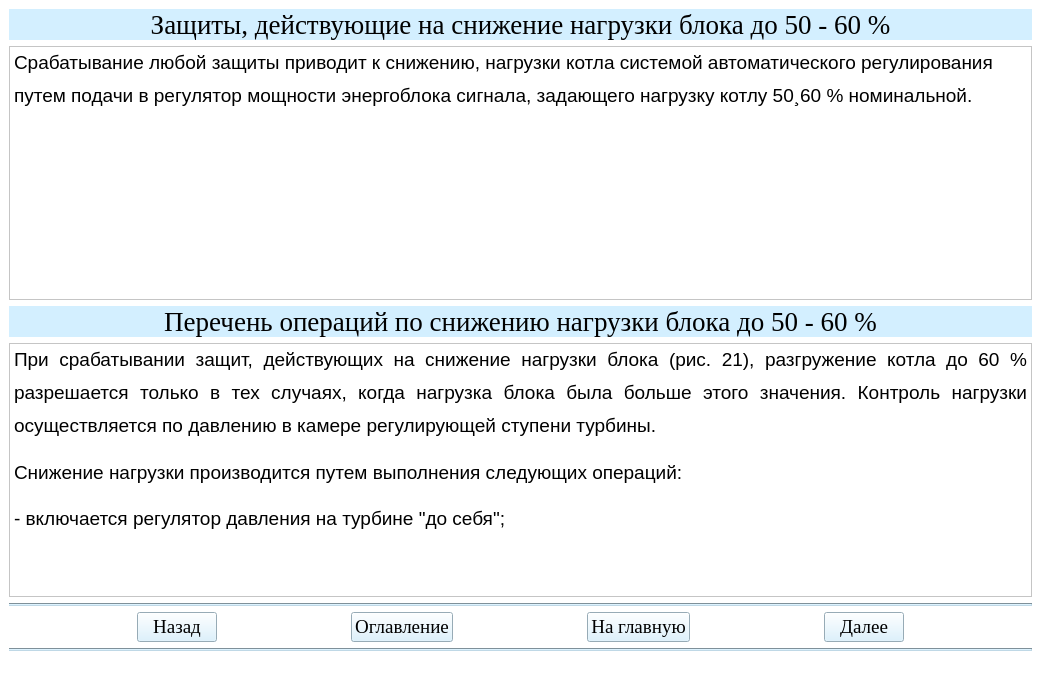
<?xml version="1.0" encoding="UTF-8"?>
<ui version="4.0">
 <class>Teoria32Window</class>
 <widget class="QMainWindow" name="Teoria32Window">
  <property name="geometry">
   <rect>
    <x>0</x>
    <y>0</y>
    <width>1041</width>
    <height>682</height>
   </rect>
  </property>
  <property name="windowTitle">
   <string>АУК</string>
  </property>
  <property name="styleSheet">
   <string notr="true">background-color: rgb(255, 255, 255);</string>
  </property>
  <widget class="QWidget" name="centralwidget">
   <layout class="QGridLayout" name="gridLayout">
    <item row="2" column="0">
     <widget class="QLabel" name="label_3">
      <property name="font">
       <font>
        <family>Times New Roman</family>
        <pointsize>20</pointsize>
       </font>
      </property>
      <property name="styleSheet">
       <string notr="true">background-color: rgb(211, 239, 255);</string>
      </property>
      <property name="text">
       <string>Перечень операций по снижению нагрузки блока до 50 - 60 %</string>
      </property>
      <property name="alignment">
       <set>Qt::AlignCenter</set>
      </property>
     </widget>
    </item>
    <item row="0" column="0">
     <widget class="QLabel" name="label_4">
      <property name="font">
       <font>
        <family>Times New Roman</family>
        <pointsize>20</pointsize>
       </font>
      </property>
      <property name="styleSheet">
       <string notr="true">background-color: rgb(211, 239, 255);</string>
      </property>
      <property name="text">
       <string>Защиты, действующие на снижение нагрузки блока до 50 - 60 %</string>
      </property>
      <property name="alignment">
       <set>Qt::AlignCenter</set>
      </property>
     </widget>
    </item>
    <item row="6" column="0">
     <widget class="Line" name="line_2">
      <property name="styleSheet">
       <string notr="true">background-color: rgb(191, 216, 230);</string>
      </property>
      <property name="orientation">
       <enum>Qt::Horizontal</enum>
      </property>
     </widget>
    </item>
    <item row="4" column="0">
     <widget class="Line" name="line">
      <property name="styleSheet">
       <string notr="true">background-color: rgb(191, 216, 230);</string>
      </property>
      <property name="orientation">
       <enum>Qt::Horizontal</enum>
      </property>
     </widget>
    </item>
    <item row="1" column="0">
     <widget class="QTextBrowser" name="textBrowser_2">
      <property name="html">
       <string>&lt;!DOCTYPE HTML PUBLIC &quot;-//W3C//DTD HTML 4.0//EN&quot; &quot;http://www.w3.org/TR/REC-html40/strict.dtd&quot;&gt;
&lt;html&gt;&lt;head&gt;&lt;meta name=&quot;qrichtext&quot; content=&quot;1&quot; /&gt;&lt;style type=&quot;text/css&quot;&gt;
p, li { white-space: pre-wrap; }
&lt;/style&gt;&lt;/head&gt;&lt;body style=&quot; font-family:'MS Shell Dlg 2'; font-size:8.25pt; font-weight:400; font-style:normal;&quot;&gt;
&lt;p style=&quot; margin-top:12px; margin-bottom:0px; margin-left:0px; margin-right:0px; -qt-block-indent:0; text-indent:0px; line-height:150%;&quot;&gt;&lt;span style=&quot; font-family:'Times New Roman,serif'; font-size:14pt;&quot;&gt;Срабатывание любой защиты приводит к снижению, нагрузки котла системой автоматического регулирования путем подачи в регулятор мощности энергоблока сигнала, задающего нагрузку котлу 50&lt;/span&gt;&lt;span style=&quot; font-family:'Symbol'; font-size:14pt;&quot;&gt;¸&lt;/span&gt;&lt;span style=&quot; font-family:'Times New Roman,serif'; font-size:14pt;&quot;&gt;60 % номинальной. &lt;/span&gt;&lt;/p&gt;&lt;/body&gt;&lt;/html&gt;</string>
      </property>
     </widget>
    </item>
    <item row="5" column="0">
     <layout class="QHBoxLayout" name="horizontalLayout">
      <item>
       <spacer name="horizontalSpacer_2">
        <property name="orientation">
         <enum>Qt::Horizontal</enum>
        </property>
        <property name="sizeHint" stdset="0">
         <size>
          <width>40</width>
          <height>20</height>
         </size>
        </property>
       </spacer>
      </item>
      <item>
       <widget class="QPushButton" name="btn_return32">
        <property name="sizePolicy">
         <sizepolicy hsizetype="Minimum" vsizetype="Fixed">
          <horstretch>0</horstretch>
          <verstretch>0</verstretch>
         </sizepolicy>
        </property>
        <property name="font">
         <font>
          <family>Times New Roman</family>
          <pointsize>14</pointsize>
          <weight>50</weight>
          <bold>false</bold>
         </font>
        </property>
        <property name="styleSheet">
         <string notr="true">background-color: rgb(211, 239, 255);
color: rgb(0, 0, 0);</string>
        </property>
        <property name="text">
         <string>Назад</string>
        </property>
       </widget>
      </item>
      <item>
       <spacer name="horizontalSpacer_5">
        <property name="orientation">
         <enum>Qt::Horizontal</enum>
        </property>
        <property name="sizeHint" stdset="0">
         <size>
          <width>40</width>
          <height>20</height>
         </size>
        </property>
       </spacer>
      </item>
      <item>
       <widget class="QPushButton" name="btn_oglavlenie32">
        <property name="font">
         <font>
          <family>Times New Roman</family>
          <pointsize>14</pointsize>
         </font>
        </property>
        <property name="styleSheet">
         <string notr="true">background-color: rgb(211, 239, 255);
color: rgb(0, 0, 0);</string>
        </property>
        <property name="text">
         <string>Оглавление</string>
        </property>
       </widget>
      </item>
      <item>
       <spacer name="horizontalSpacer">
        <property name="orientation">
         <enum>Qt::Horizontal</enum>
        </property>
        <property name="sizeHint" stdset="0">
         <size>
          <width>40</width>
          <height>20</height>
         </size>
        </property>
       </spacer>
      </item>
      <item>
       <widget class="QPushButton" name="btn_glavnaya32">
        <property name="font">
         <font>
          <family>Times New Roman</family>
          <pointsize>14</pointsize>
          <weight>50</weight>
          <bold>false</bold>
         </font>
        </property>
        <property name="styleSheet">
         <string notr="true">background-color: rgb(211, 239, 255);
color: rgb(0, 0, 0);</string>
        </property>
        <property name="text">
         <string>На главную</string>
        </property>
       </widget>
      </item>
      <item>
       <spacer name="horizontalSpacer_3">
        <property name="orientation">
         <enum>Qt::Horizontal</enum>
        </property>
        <property name="sizeHint" stdset="0">
         <size>
          <width>40</width>
          <height>20</height>
         </size>
        </property>
       </spacer>
      </item>
      <item>
       <widget class="QPushButton" name="btn_dalee32">
        <property name="font">
         <font>
          <family>Times New Roman</family>
          <pointsize>14</pointsize>
          <weight>50</weight>
          <bold>false</bold>
         </font>
        </property>
        <property name="styleSheet">
         <string notr="true">background-color: rgb(211, 239, 255);
color: rgb(0, 0, 0);</string>
        </property>
        <property name="text">
         <string>Далее</string>
        </property>
       </widget>
      </item>
      <item>
       <spacer name="horizontalSpacer_4">
        <property name="orientation">
         <enum>Qt::Horizontal</enum>
        </property>
        <property name="sizeHint" stdset="0">
         <size>
          <width>40</width>
          <height>20</height>
         </size>
        </property>
       </spacer>
      </item>
     </layout>
    </item>
    <item row="3" column="0">
     <widget class="QTextBrowser" name="textBrowser">
      <property name="html">
       <string>&lt;!DOCTYPE HTML PUBLIC &quot;-//W3C//DTD HTML 4.0//EN&quot; &quot;http://www.w3.org/TR/REC-html40/strict.dtd&quot;&gt;
&lt;html&gt;&lt;head&gt;&lt;meta name=&quot;qrichtext&quot; content=&quot;1&quot; /&gt;&lt;style type=&quot;text/css&quot;&gt;
p, li { white-space: pre-wrap; }
&lt;/style&gt;&lt;/head&gt;&lt;body style=&quot; font-family:'MS Shell Dlg 2'; font-size:8.25pt; font-weight:400; font-style:normal;&quot;&gt;
&lt;p align=&quot;justify&quot; style=&quot; margin-top:12px; margin-bottom:0px; margin-left:0px; margin-right:0px; -qt-block-indent:0; text-indent:0px; line-height:150%;&quot;&gt;&lt;span style=&quot; font-family:'Times New Roman,serif'; font-size:14pt;&quot;&gt;При срабатывании защит, действующих на снижение нагрузки блока (рис. 21), разгружение котла до 60 % разрешается только в тех случаях, когда нагрузка блока была больше этого значения. Контроль нагрузки осуществляется по давлению в камере регулирующей ступени турбины. &lt;/span&gt;&lt;/p&gt;
&lt;p align=&quot;justify&quot; style=&quot; margin-top:12px; margin-bottom:0px; margin-left:0px; margin-right:0px; -qt-block-indent:0; text-indent:0px; line-height:150%;&quot;&gt;&lt;span style=&quot; font-family:'Times New Roman,serif'; font-size:14pt;&quot;&gt;Снижение нагрузки производится путем выполнения следующих операций:&lt;/span&gt;&lt;span style=&quot; font-size:8pt;&quot;&gt; &lt;/span&gt;&lt;/p&gt;
&lt;p align=&quot;justify&quot; style=&quot; margin-top:12px; margin-bottom:0px; margin-left:0px; margin-right:0px; -qt-block-indent:0; text-indent:0px; line-height:150%;&quot;&gt;&lt;span style=&quot; font-family:'Times New Roman,serif'; font-size:14pt;&quot;&gt;- включается регулятор давления на турбине &amp;quot;до себя&amp;quot;;&lt;/span&gt;&lt;span style=&quot; font-size:8pt;&quot;&gt; &lt;/span&gt;&lt;/p&gt;&lt;/body&gt;&lt;/html&gt;</string>
      </property>
     </widget>
    </item>
   </layout>
  </widget>
  <widget class="QStatusBar" name="statusbar"/>
 </widget>
 <resources/>
 <connections/>
</ui>
